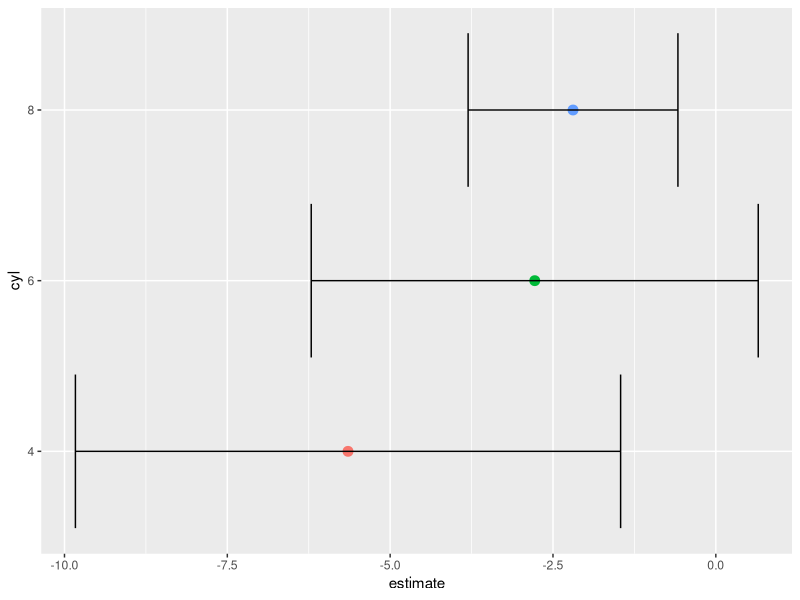

This chart was generated by the following R code:
## ---- chunk 1
knitr::opts_chunk$set(echo = TRUE)

# Load package
library(tidyverse)
## ---- chunk 2
data("mtcars")
skimr::skim(mtcars)
mtcars %>% distinct(cyl)
## ---- chunk 3
mtcars %>%
    
    # mutate(char_var = "A") %>%
    
    map(mean) # map(.x = ., .f = mean)
    
## ---- chunk 4
muliply_by_factor <- function(x, factor) {x * factor}

10 %>% muliply_by_factor(factor = 2)

mtcars %>% map(.x = ., .f = ~muliply_by_factor(x = .x, factor = 2))
mtcars %>% map_dfc(.x = ., .f = ~muliply_by_factor(x = .x, factor = 2))


mtcars %>% map(muliply_by_factor, factor = 2)
## ---- chunk 5
reg_coeff_tbl <- mtcars %>%
    
    # Split the data frame into a list by a factor
    split(.$cyl) %>%
    
    # Repeat the same operation over each element
    map(~lm(mpg ~ wt, data = .)) %>%
    
    # Return regression coefficients in a tidy tibble
    map(broom::tidy, conf.int = TRUE) %>%
    
    # Bind multiple data frames by row
    bind_rows(.id = "cyl") %>%
    
    # Filter for coefficient of interest
    filter(term == "wt")
## ---- chunk 6
reg_coeff_tbl %>%
    
    ggplot(aes(estimate, cyl)) +
    geom_point(aes(color = cyl), size = 3) +
    geom_errorbarh(aes(xmin=conf.low, xmax = conf.high)) +
    
    theme(legend.position = "none") 
## ---- chunk 7

